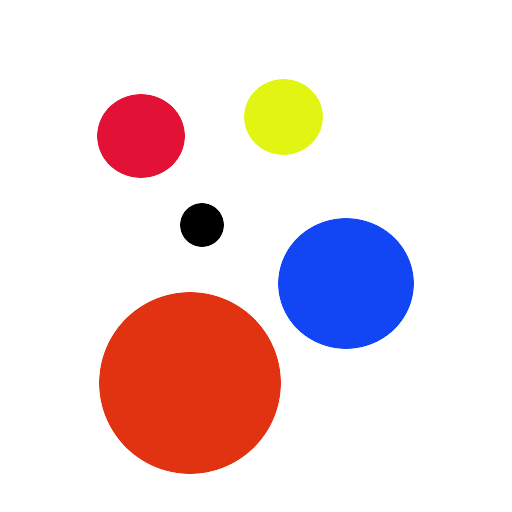
#> input picture python_practice/circles.jpg, 512 x 512 px
$ python -i masks.py   (imports and definitions only)
#> lines starting #> are read from the running program, lines starting #| are printed output that depends on the picture; after the words box and inside, x2 and y2 are one past the last pixel; in counts of white or black regions, pixels touching at a corner belong together
#> further down, picture is the input picture: shape (512, 512, 3); mean B, G, R 220.8, 218.1, 236.8
# practice with creating masks with different colors
import cv2
import numpy as np
import math

# [70 lines left out: functions mask, blueMask, yellowMask, greenMask, not called in this run]

def redMask(img):
    # gets red and dark orange
    hsv = cv2.cvtColor(img, cv2.COLOR_BGR2HSV)
#> hsv: shape (512, 512, 3); mean H, S, V 11.4, 45.2, 249.2

    # [8 lines of commented-out code are left out]

    red_bounds_1 = np.array([0, int(0.5*255), int(0.4*255)]), np.array([20, int(1*255), int(1*255)])
    red_bounds_2 = np.array([165, int(0.5*255), int(0.4*255)]), np.array([180, int(1*255), int(1*255)])

    maskRed1 = cv2.inRange(hsv, red_bounds_1[0], red_bounds_1[1])
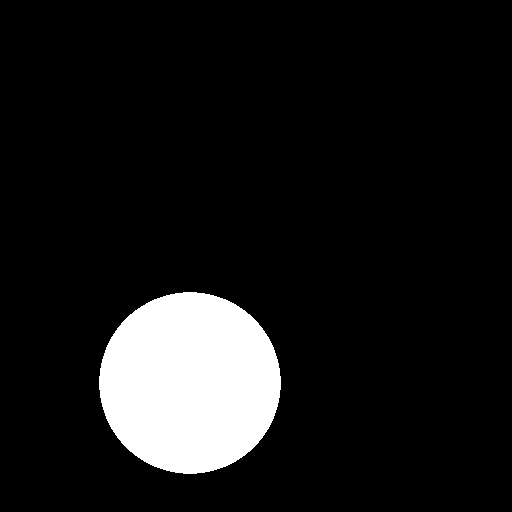
#> maskRed1: shape (512, 512); 9.9% white; 1 white region, box (x1, y1, x2, y2) and area: (99, 292, 281, 474) 25895
    maskRed2 = cv2.inRange(hsv, red_bounds_2[0], red_bounds_2[1])
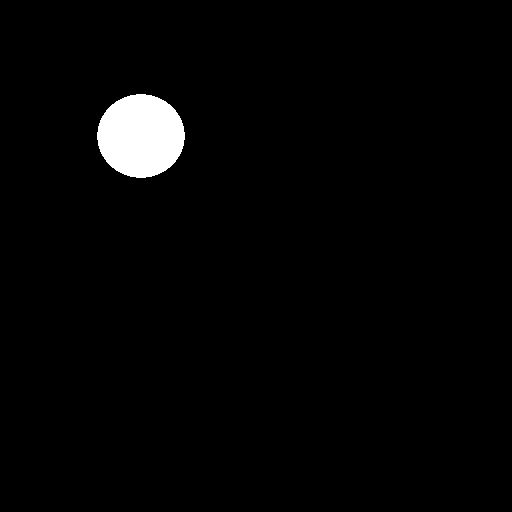
#> maskRed2: shape (512, 512); 2.2% white; 1 white region, box (x1, y1, x2, y2) and area: (97, 94, 185, 178) 5744

    maskRed = cv2.bitwise_or(maskRed1, maskRed2)
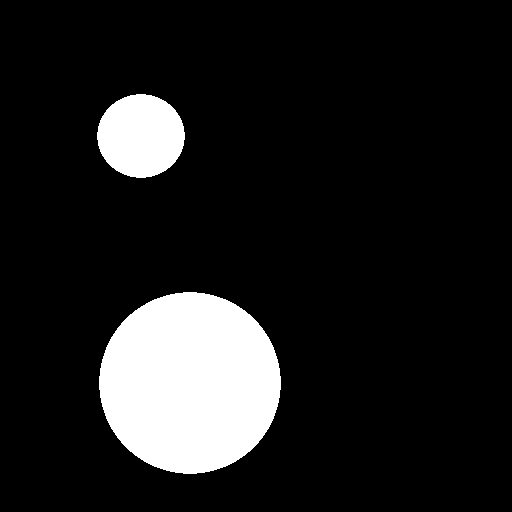
#> maskRed: shape (512, 512); 12.1% white; 2 white regions, box (x1, y1, x2, y2) and area: (99, 292, 281, 474) 25895, (97, 94, 185, 178) 5744

    return maskRed;

# [25 lines of commented-out code are left out]

>>> import cv2
>>> picture = cv2.imread('circles.jpg')
>>> result = redMask(picture)

$ run again, on python_practice/geometric_shapes.jpg
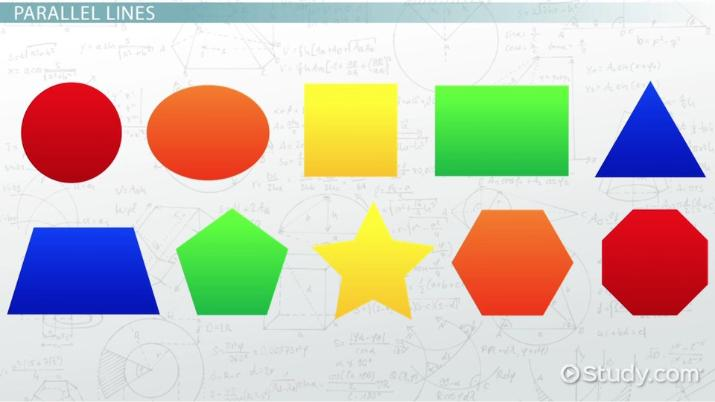
#> input picture python_practice/geometric_shapes.jpg, 715 x 402 px
#> picture is the input picture: shape (402, 715, 3); mean B, G, R 186.1, 198.9, 206.1
#> hsv: shape (402, 715, 3); mean H, S, V 72, 71.5, 231.9
#> in redMask, `maskRed1 = cv2.inRange(hsv, red_bounds_1[0], red_bounds_1[1])`:
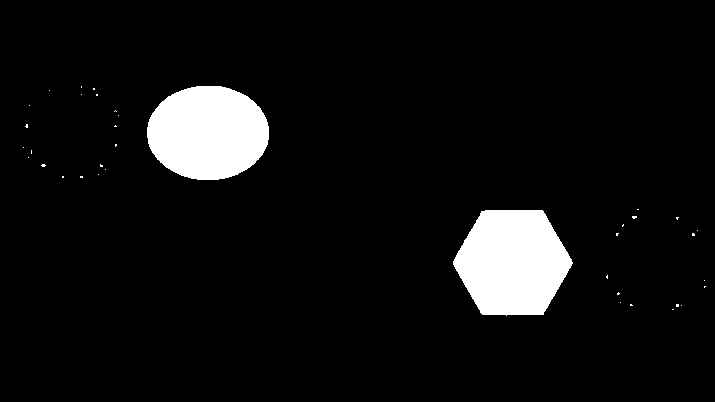
#> maskRed1: shape (402, 715); 6.5% white; 38 white regions (36 under 20 px), largest, box (x1, y1, x2, y2) and area: (453, 210, 573, 316) 9558, (147, 86, 269, 180) 9083
#> maskRed2: shape (402, 715); 5.9% white; 2 white regions, box (x1, y1, x2, y2) and area: (602, 209, 708, 315) 9214, (21, 83, 122, 183) 7843
#> in redMask, `maskRed = cv2.bitwise_or(maskRed1, maskRed2)`:
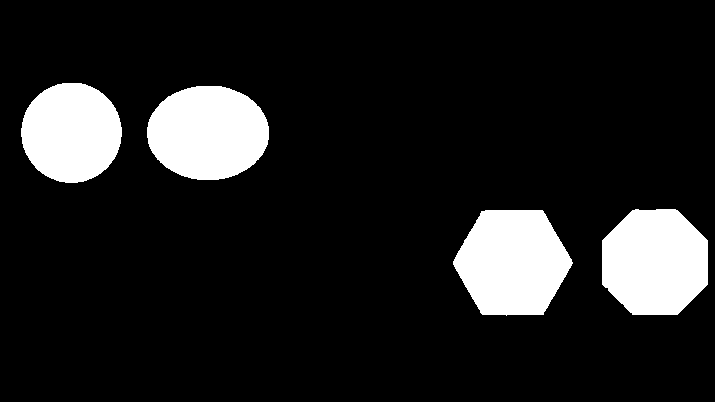
#> maskRed: shape (402, 715); 12.5% white; 4 white regions, box (x1, y1, x2, y2) and area: (453, 210, 573, 316) 9558, (602, 209, 708, 315) 9288, (147, 86, 269, 180) 9083, (21, 83, 122, 183) 7914
